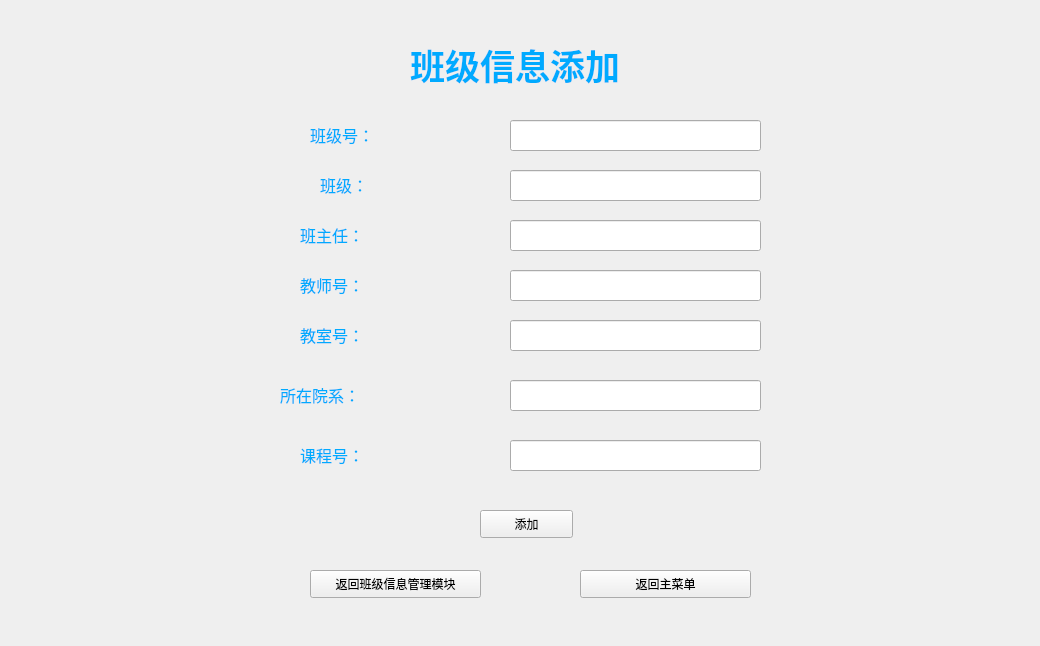
<?xml version="1.0" encoding="UTF-8"?>
<ui version="4.0">
 <class>Class_add</class>
 <widget class="QWidget" name="Class_add">
  <property name="geometry">
   <rect>
    <x>0</x>
    <y>0</y>
    <width>1040</width>
    <height>646</height>
   </rect>
  </property>
  <property name="windowTitle">
   <string>班级信息添加</string>
  </property>
  <property name="styleSheet">
   <string notr="true">background-image: url(:D:/PyQt/2.png);</string>
  </property>
  <widget class="QLabel" name="label">
   <property name="geometry">
    <rect>
     <x>410</x>
     <y>0</y>
     <width>661</width>
     <height>131</height>
    </rect>
   </property>
   <property name="text">
    <string>&lt;html&gt;&lt;head/&gt;&lt;body&gt;&lt;p&gt;&lt;span style=&quot; font-size:26pt; font-weight:600; color:#00aaff;&quot;&gt;班级信息添加&lt;/span&gt;&lt;/p&gt;&lt;/body&gt;&lt;/html&gt;</string>
   </property>
  </widget>
  <widget class="QLabel" name="label_2">
   <property name="geometry">
    <rect>
     <x>310</x>
     <y>110</y>
     <width>211</width>
     <height>51</height>
    </rect>
   </property>
   <property name="text">
    <string>&lt;html&gt;&lt;head/&gt;&lt;body&gt;&lt;p&gt;&lt;span style=&quot; font-size:12pt; color:#00aaff;&quot;&gt;班级号：&lt;/span&gt;&lt;/p&gt;&lt;/body&gt;&lt;/html&gt;</string>
   </property>
  </widget>
  <widget class="QLineEdit" name="lineEdit">
   <property name="geometry">
    <rect>
     <x>510</x>
     <y>120</y>
     <width>251</width>
     <height>31</height>
    </rect>
   </property>
   <property name="text">
    <string/>
   </property>
  </widget>
  <widget class="QLabel" name="label_3">
   <property name="geometry">
    <rect>
     <x>320</x>
     <y>160</y>
     <width>211</width>
     <height>51</height>
    </rect>
   </property>
   <property name="text">
    <string>&lt;html&gt;&lt;head/&gt;&lt;body&gt;&lt;p&gt;&lt;span style=&quot; font-size:12pt; color:#00aaff;&quot;&gt;班级：&lt;/span&gt;&lt;/p&gt;&lt;/body&gt;&lt;/html&gt;</string>
   </property>
  </widget>
  <widget class="QPushButton" name="pushButton">
   <property name="geometry">
    <rect>
     <x>480</x>
     <y>510</y>
     <width>93</width>
     <height>28</height>
    </rect>
   </property>
   <property name="text">
    <string>添加</string>
   </property>
  </widget>
  <widget class="QPushButton" name="pushButton_2">
   <property name="geometry">
    <rect>
     <x>310</x>
     <y>570</y>
     <width>171</width>
     <height>28</height>
    </rect>
   </property>
   <property name="text">
    <string>返回班级信息管理模块</string>
   </property>
  </widget>
  <widget class="QPushButton" name="pushButton_3">
   <property name="geometry">
    <rect>
     <x>580</x>
     <y>570</y>
     <width>171</width>
     <height>28</height>
    </rect>
   </property>
   <property name="text">
    <string>返回主菜单</string>
   </property>
  </widget>
  <widget class="QLabel" name="label_4">
   <property name="geometry">
    <rect>
     <x>300</x>
     <y>210</y>
     <width>211</width>
     <height>51</height>
    </rect>
   </property>
   <property name="text">
    <string>&lt;html&gt;&lt;head/&gt;&lt;body&gt;&lt;p&gt;&lt;span style=&quot; font-size:12pt; color:#00aaff;&quot;&gt;班主任：&lt;/span&gt;&lt;/p&gt;&lt;/body&gt;&lt;/html&gt;</string>
   </property>
  </widget>
  <widget class="QLabel" name="label_5">
   <property name="geometry">
    <rect>
     <x>300</x>
     <y>260</y>
     <width>211</width>
     <height>51</height>
    </rect>
   </property>
   <property name="text">
    <string>&lt;html&gt;&lt;head/&gt;&lt;body&gt;&lt;p&gt;&lt;span style=&quot; font-size:12pt; color:#00aaff;&quot;&gt;教师号：&lt;/span&gt;&lt;/p&gt;&lt;/body&gt;&lt;/html&gt;</string>
   </property>
  </widget>
  <widget class="QLabel" name="label_6">
   <property name="geometry">
    <rect>
     <x>300</x>
     <y>310</y>
     <width>211</width>
     <height>51</height>
    </rect>
   </property>
   <property name="text">
    <string>&lt;html&gt;&lt;head/&gt;&lt;body&gt;&lt;p&gt;&lt;span style=&quot; font-size:12pt; color:#00aaff;&quot;&gt;教室号：&lt;/span&gt;&lt;/p&gt;&lt;/body&gt;&lt;/html&gt;</string>
   </property>
  </widget>
  <widget class="QLabel" name="label_7">
   <property name="geometry">
    <rect>
     <x>280</x>
     <y>370</y>
     <width>211</width>
     <height>51</height>
    </rect>
   </property>
   <property name="text">
    <string>&lt;html&gt;&lt;head/&gt;&lt;body&gt;&lt;p&gt;&lt;span style=&quot; font-size:12pt; color:#00aaff;&quot;&gt;所在院系：&lt;/span&gt;&lt;/p&gt;&lt;/body&gt;&lt;/html&gt;</string>
   </property>
  </widget>
  <widget class="QLabel" name="label_9">
   <property name="geometry">
    <rect>
     <x>300</x>
     <y>430</y>
     <width>211</width>
     <height>51</height>
    </rect>
   </property>
   <property name="text">
    <string>&lt;html&gt;&lt;head/&gt;&lt;body&gt;&lt;p&gt;&lt;span style=&quot; font-size:12pt; color:#00aaff;&quot;&gt;课程号：&lt;/span&gt;&lt;/p&gt;&lt;/body&gt;&lt;/html&gt;</string>
   </property>
  </widget>
  <widget class="QLineEdit" name="lineEdit_2">
   <property name="geometry">
    <rect>
     <x>510</x>
     <y>170</y>
     <width>251</width>
     <height>31</height>
    </rect>
   </property>
   <property name="text">
    <string/>
   </property>
  </widget>
  <widget class="QLineEdit" name="lineEdit_3">
   <property name="geometry">
    <rect>
     <x>510</x>
     <y>220</y>
     <width>251</width>
     <height>31</height>
    </rect>
   </property>
   <property name="text">
    <string/>
   </property>
  </widget>
  <widget class="QLineEdit" name="lineEdit_5">
   <property name="geometry">
    <rect>
     <x>510</x>
     <y>320</y>
     <width>251</width>
     <height>31</height>
    </rect>
   </property>
   <property name="text">
    <string/>
   </property>
  </widget>
  <widget class="QLineEdit" name="lineEdit_6">
   <property name="geometry">
    <rect>
     <x>510</x>
     <y>380</y>
     <width>251</width>
     <height>31</height>
    </rect>
   </property>
   <property name="text">
    <string/>
   </property>
  </widget>
  <widget class="QLineEdit" name="lineEdit_4">
   <property name="geometry">
    <rect>
     <x>510</x>
     <y>270</y>
     <width>251</width>
     <height>31</height>
    </rect>
   </property>
   <property name="text">
    <string/>
   </property>
  </widget>
  <widget class="QLineEdit" name="lineEdit_7">
   <property name="geometry">
    <rect>
     <x>510</x>
     <y>440</y>
     <width>251</width>
     <height>31</height>
    </rect>
   </property>
   <property name="text">
    <string/>
   </property>
  </widget>
 </widget>
 <resources/>
 <connections/>
</ui>
